Frame 1 (no input): blank canvas, image omitted
Frame 60 (the mouse pressed at the canvas centre just before this capture): blank canvas, image omitted
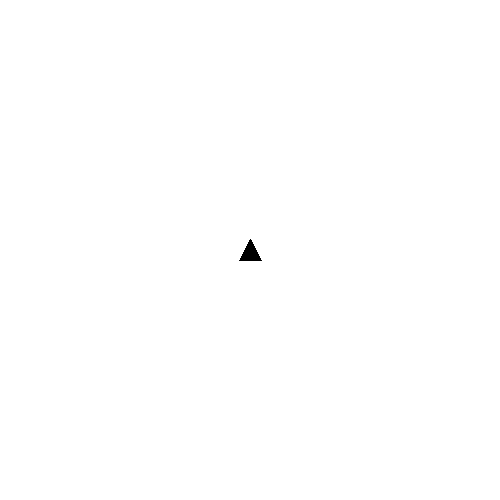
Frame 120 (the mouse held since frame 60 and released just before this capture)

The Processing sketch whose frames 1 and 60 were blank and that drew this single picture after the mouse press (run headless with seeded random() and noise(); from frame 60 on, the mouse is pressed at the canvas centre):

// Processing sketch: processing_7277
// ── processing_7277.pde

void setup(){ 
  size(500,500); 
  background(255);
  fill(0); 
} 
 
void draw() { 
  int w = 20, h = 20; 

  if (keyPressed) 
    background(255); 

  if (mousePressed){ 
    for (int x = 0; x < width; x += w)
      for (int y = 0; y < height; y += 2*h)
        if (mouseX >= x && mouseX <= x+w)
          if (mouseY >= 2*abs(mouseX-x-w/2)+y && mouseY <= y+h)
            triangle(x,y+h,x+w/2,y,x+w,y+h);

    for (int x = -w/2; x < width; x += w)
      for (int y = h; y < height; y += 2*h)
        if (mouseX >= x && mouseX <= x+w)
          if (mouseY >= 2*abs(mouseX-x-w/2)+y && mouseY <= y+h)
            triangle(x,y+h,x+w/2,y,x+w,y+h);

    for (int x = -w/2; x < width; x += w)
      for (int y = 0; y < height; y += 2*h)
        if (mouseX >= x && mouseX <= x+w)
          if (mouseY <= -2*abs(mouseX-x-w/2)+y+h && mouseY >= y)
            triangle(x,y,x+w/2,y+h,x+w,y);

    for (int x = 0; x < width; x += w)
      for (int y = h; y < height; y += 2*h)
        if (mouseX >= x && mouseX <= x+w)
          if (mouseY <= -2*abs(mouseX-x-w/2)+y+h && mouseY >= y)
            triangle(x,y,x+w/2,y+h,x+w,y);
  }
}
